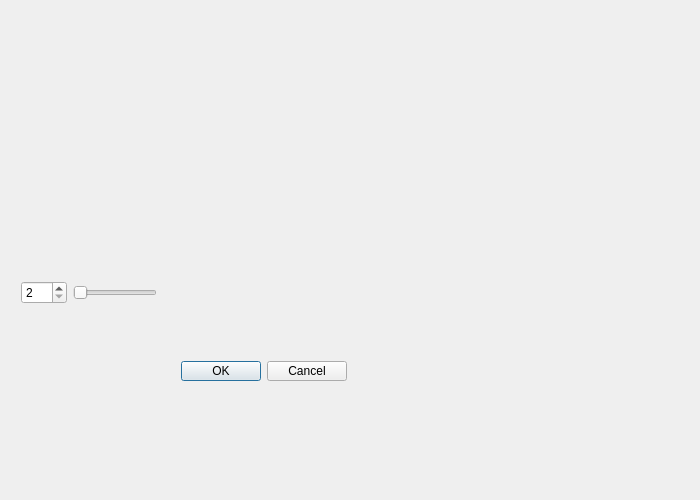
<?xml version="1.0" encoding="UTF-8"?>
<ui version="4.0">
 <class>MosaicDialog</class>
 <widget class="QDialog" name="MosaicDialog">
  <property name="geometry">
   <rect>
    <x>0</x>
    <y>0</y>
    <width>700</width>
    <height>500</height>
   </rect>
  </property>
  <property name="windowTitle">
   <string>Dialog</string>
  </property>
  <widget class="QLabel" name="mosaic_label">
   <property name="geometry">
    <rect>
     <x>40</x>
     <y>80</y>
     <width>271</width>
     <height>151</height>
    </rect>
   </property>
   <property name="text">
    <string/>
   </property>
  </widget>
  <widget class="QSpinBox" name="mosaic_spinBox">
   <property name="geometry">
    <rect>
     <x>21</x>
     <y>281</y>
     <width>46</width>
     <height>23</height>
    </rect>
   </property>
   <property name="minimum">
    <number>2</number>
   </property>
   <property name="maximum">
    <number>100</number>
   </property>
  </widget>
  <widget class="QSlider" name="mosaic_slider">
   <property name="geometry">
    <rect>
     <x>73</x>
     <y>285</y>
     <width>84</width>
     <height>16</height>
    </rect>
   </property>
   <property name="minimum">
    <number>2</number>
   </property>
   <property name="maximum">
    <number>100</number>
   </property>
   <property name="orientation">
    <enum>Qt::Horizontal</enum>
   </property>
  </widget>
  <widget class="QPushButton" name="mosaic_ok">
   <property name="geometry">
    <rect>
     <x>181</x>
     <y>361</y>
     <width>80</width>
     <height>20</height>
    </rect>
   </property>
   <property name="text">
    <string>OK</string>
   </property>
  </widget>
  <widget class="QPushButton" name="mosaic_cancel">
   <property name="geometry">
    <rect>
     <x>267</x>
     <y>361</y>
     <width>80</width>
     <height>20</height>
    </rect>
   </property>
   <property name="text">
    <string>Cancel</string>
   </property>
  </widget>
 </widget>
 <resources/>
 <connections/>
</ui>
